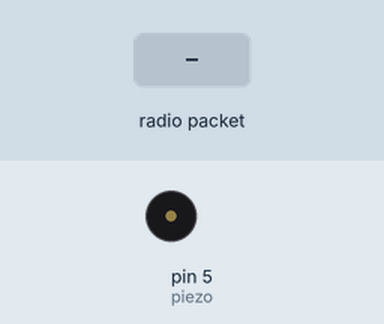
The sketch below on a simulated Arduino Uno, built with avr-gcc and run on an emulated ATmega328P. Parts: buzzer (waves = sounding). Inputs (shaded band) come from the test bench. No radio packets arrive unless stated; what the sketch prints to the serial monitor is not drawn.

Above: at 1.2 s.
1.3 s: radio packet "5" arrives
Timing chart, 0 to 4.3 s (numbered marks = the images above; inputs shaded):
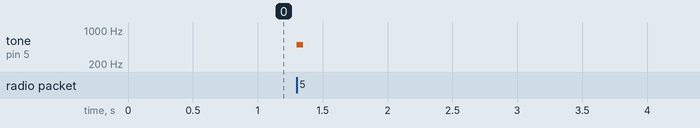

Measured:
- after the input at 1.3 s, tone on pin 5 (piezo): silent → 500 Hz at once, → silent 0.05 s later

The sketch:

receiver_sensori.ino
```cpp
int piezo=5;
/** INCLUDES **/
// Include the libraries for using the module (must intall RF24 by TMRh20)
#include <SPI.h>
#include <nRF24L01.h>
#include <RF24.h>

/** DEFINES **/
#define MESSAGE_LENGTH 20

/** MODULE SPECIFIC CODE **/
// Create an RF24 object, specifying CE and CSN
RF24 radio(9, 8);
// Create a variable to store the address through which two modules communicate
const byte address[6] = "00001";

/** STRUCTS **/
// A struct is just a bunch of variables in a trenchcoat
struct read_values{
  // In this struct there are two variables
  int distance;
};


/**--------------------------------**/

struct read_values parse_message(char* message) {
  // Variable where to store the parsed values
  struct read_values values;
  // Read the values from the string and store them in the struct
  sscanf(message, "%d", &(values.distance));
  // Return the struct as result of the function
  return values;
}

void setup() {
  // Serial monitor
  while (!Serial);
    Serial.begin(9600);
  // Begin radio communication
  radio.begin();
  // Set the address
  radio.openReadingPipe(0, address);
  // Set module as receiver
  radio.startListening();

    pinMode(piezo, OUTPUT); //buzzer connesso al pin 2

}

void loop() {
  // If available, read the transmitted data into a text buffer
  if (radio.available())  {
    char text[MESSAGE_LENGTH] = {0};
    // Read the data from the radio module
    radio.read(&text, sizeof(text));
    // Parse the received text to a structured variable (defined above)
    struct read_values new_values = parse_message(text);
    // Print the values that were parsed
    Serial.print(new_values.distance);
    Serial.print("\n");

  if (new_values.distance < 30&&new_values.distance> 20) {
    tone(piezo, 500, 200);
  }
  else if(new_values.distance <19 && new_values.distance> 10) {
  tone(piezo, 500, 120);
  }
  else if(new_values.distance <9 && new_values.distance> 0) {
  tone(piezo, 500, 50);
  }


  }

}
```
